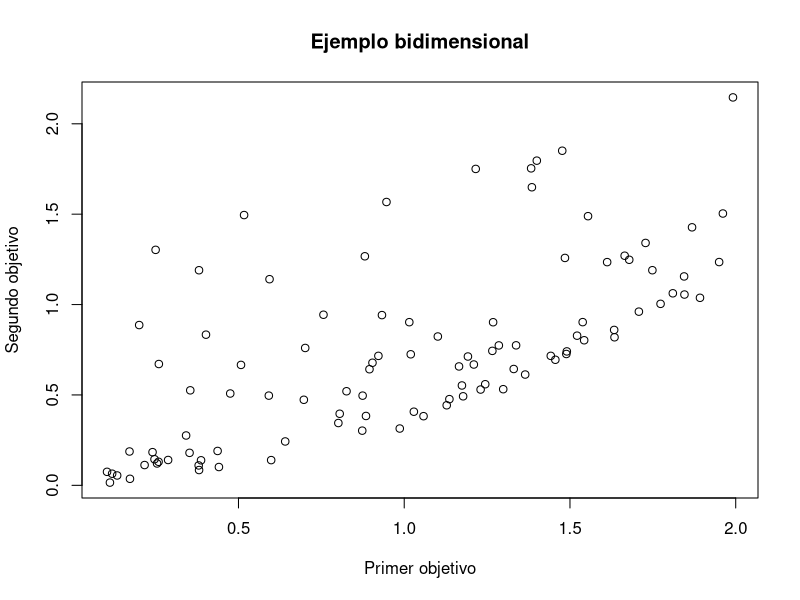

Source code (R):
pick.one <- function(x) {
  if (length(x) == 1) {
    return(x)
  } else {
    return(sample(x, 1))
  }
}

poli <- function(maxdeg, varcount, termcount) {
  f <- data.frame(variable=integer(), coef=integer(), degree=integer())
  for (t in 1:termcount) {
    var <- pick.one(1:varcount)
    deg <- pick.one(1:maxdeg)
    f <-  rbind(f, c(var, runif(1), deg))
  }
  names(f) <- c("variable", "coef", "degree")
  return(f)
}

eval <- function(pol, vars, terms) {
  value <- 0.0
  for (t in 1:terms) {
    term <- pol[t,]
    value <-  value + term$coef * vars[term$variable]^term$degree
  }
  return(value)
}

vc <- 4
md <- 3
tc <- 5
k <- 2 # cuantas funciones objetivo
obj <- list()
for (i in 1:k) {
  obj[[i]] <- poli(md, vc, tc)
}
n <- 100 # cuantas soluciones aleatorias
sol <- matrix(runif(vc * n), nrow=n, ncol=vc)
val <- matrix(rep(NA, k * n), nrow=n, ncol=k)
for (i in 1:n) { # evaluamos las soluciones
  for (j in 1:k) { # para todos los objetivos
    val[i, j] <- eval(obj[[j]], sol[i,], tc)
  }
}
png("p11_init.png")
plot(val[,1], val[,2], xlab="Primer objetivo", ylab="Segundo objetivo",
     main="Ejemplo bidimensional")
graphics.off()        